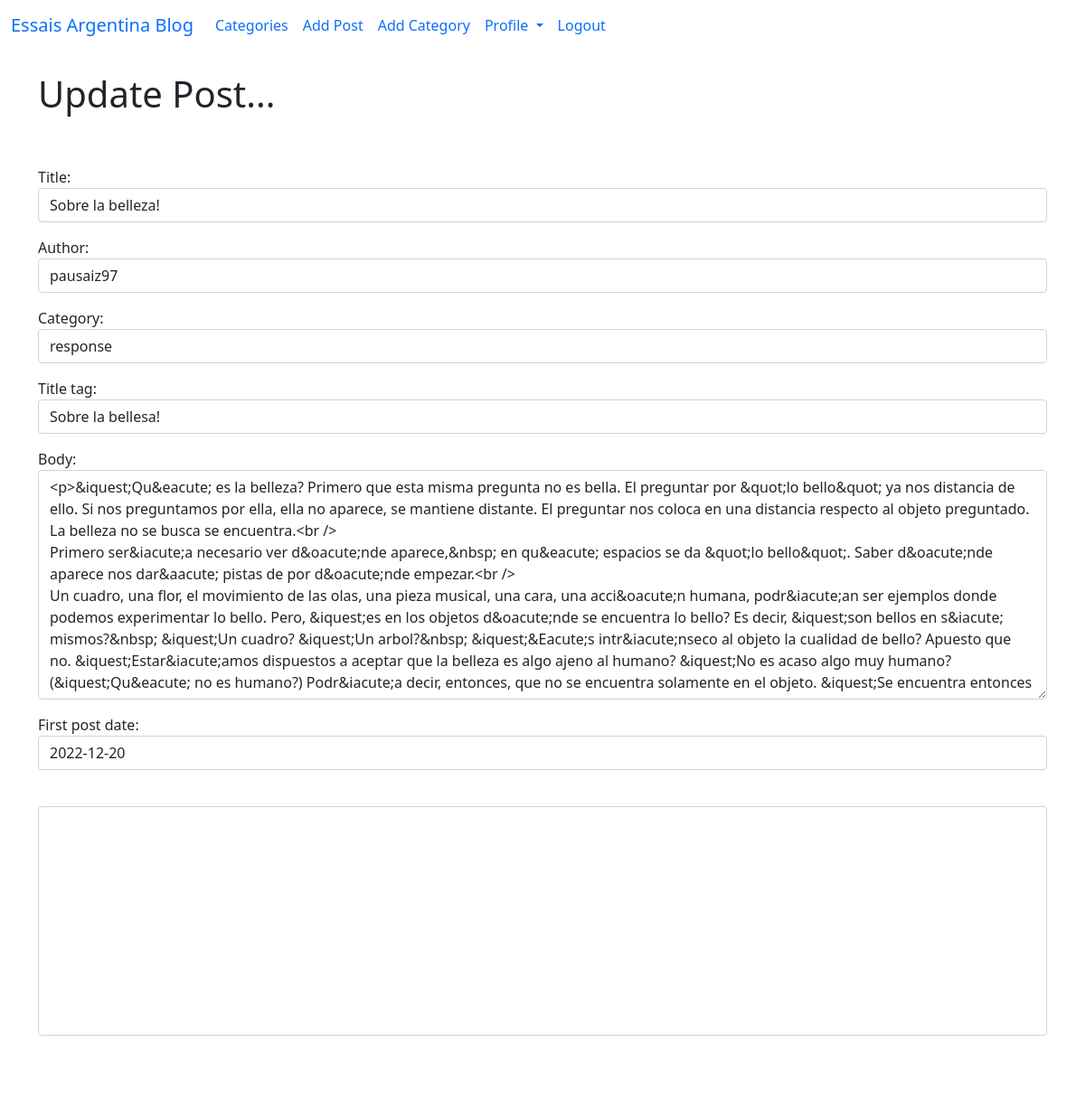
Before: /article/edit/3 (signed in) with the older database file.
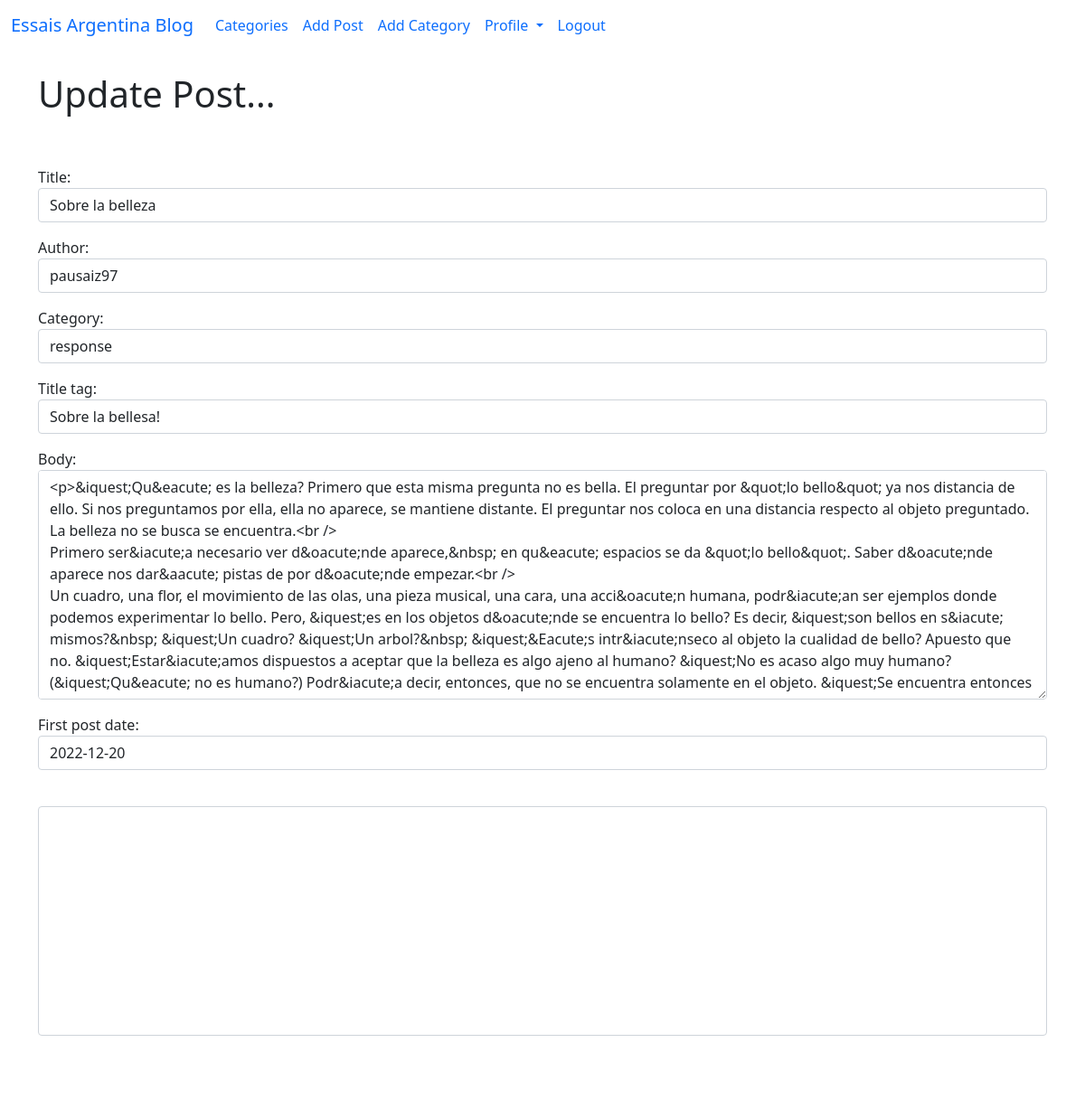
After: the same page with the newer database file.
### theblog/models.py (models this page shows, shortened)
class Post(models.Model):
    title = models.CharField(max_length=255)
    header_image = models.ImageField(null=True, blank=True, upload_to = "images/")
    title_tag = models.CharField(max_length=255)
    author = models.ForeignKey(User, on_delete=models.CASCADE)
    body = RichTextField(blank=True, null=True)
    post_date = models.DateField(auto_now_add=True)
    first_post_date = models.DateField(default = date.today())
    category = models.CharField(max_length= 255, default='uncategorized')
    snippet = models.CharField(max_length= 255)
    likes = models.ManyToManyField(User, related_name = 'blog_posts')

### theblog/views.py (the view)
# urls.py: path('article/edit/<int:pk>', UpdatePostView.as_view(), name="update_post"),
class UpdatePostView(UpdateView):
    model = Post
    form_class = EditForm
    template_name = 'update_post.html'

### theblog/forms.py
class EditForm(forms.ModelForm):
    class Meta:
        model = Post
        fields = ('title', 'author', 'category', 'title_tag', 'body', 'first_post_date', 'snippet')
        widgets = {
            'title': forms.TextInput(attrs={'class':'form-control', 'placeholder' : 'This is Title Placeholder stuff'}),
            'title_tag': forms.TextInput(attrs={'class': 'form-control'}),
            'author': forms.Select(attrs={'class': 'form-control'}),
            'category': forms.Select(choices=choice_list, attrs={'class': 'form-control'}),
            'body': forms.Textarea(attrs={'class': 'form-control'}),
            'first_post_date': forms.DateInput(attrs={'class': 'form-control'}),
            'snippet': forms.Textarea(attrs={'class': 'form-control'}),
        }

### theblog/templates/update_post.html (shortened to what this page needs)
{% extends 'base.html' %}
{% block content %}
{% if user.is_authenticated %}
    {% if user.id == post.author.id or user.id == 1 %}
        <h1>Update Post...</h1>
        <br/><br/>
        <div class="mb-3">
            <form method= "POST">
                {{ form.as_p }}
                <button class="btn btn-secondary">Update</button>
        </form>
        </div>
    {% else %}
        You are not allowed here!
    {% endif %}
{% else %}
You are not allowed here! (and you know it...)
{% endif %}
{% endblock %}

Changed rows visible on the page:
changed Post "pausaiz97": title "Sobre la belleza!" → "Sobre la belleza"
